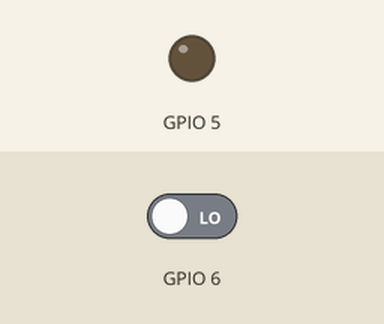
A sketch run on a simulated ESP32. Parts: output pins drawn as LEDs (lit = HIGH). Inputs (shaded band) come from the test bench; at power-on: GPIO 6 LOW. WiFi joins after 1.5 s; servers stay silent unless stated; uploads are accepted with an empty reply; the local clock reads 2024-03-15 10:24:30 at power-on unless the sketch sets it; random numbers use the default seed unless the sketch sets one.

Above: at 1.2 s.
1.3 s: GPIO 6 driven HIGH
At 1.8 s:
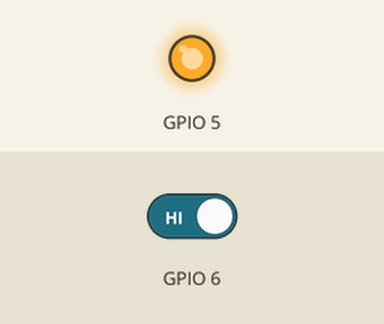
2.8 s: GPIO 6 driven LOW
At 4.2 s:
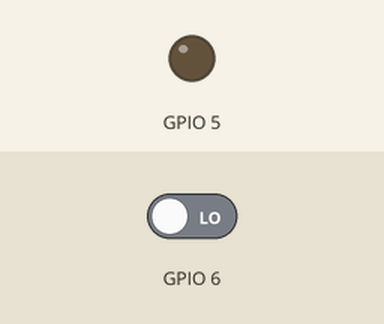
Timing chart, 0 to 5.8 s (numbered marks = the images above; inputs shaded):
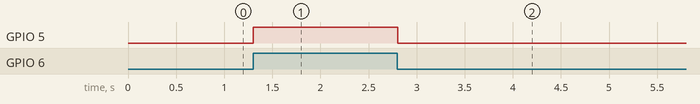

Measured:
- after the input at 1.3 s, GPIO 5: LOW → HIGH at once
- after the input at 2.8 s, GPIO 5: HIGH → LOW at once

The sketch:

ShopFlowSensor.ino
```cpp
// Arduino Nano ESP32, Arduino ESP32 Boards 2.x (ESP32 core 2.x APIs).
// Select Nano pin numbering; D5 and D4 are board labels, not raw GPIO numbers.
#include <WiFi.h>
#include <WiFiClientSecure.h>
#include <HTTPClient.h>
#include <esp_timer.h>
#include <time.h>
#include <sys/time.h>

const char* WIFI_SSID = "YOUR_WIFI_SSID";
const char* WIFI_PASSWORD = "YOUR_WIFI_PASSWORD";
const char* API_URL = "https://shopflow.example.com";
const char* DEVICE_ID = "YOUR_DEVICE_UUID";
const char* DEVICE_TOKEN = "YOUR_DEVICE_TOKEN";
// Install the CURRENT root CA for your HTTPS server. Never use setInsecure().
const char* ROOT_CA = R"PEM(-----BEGIN CERTIFICATE-----
REPLACE_WITH_YOUR_SERVER_ROOT_CA
-----END CERTIFICATE-----
)PEM";
struct Sample { uint32_t sequence; uint64_t uptime; int64_t epochMs; bool detected; };
QueueHandle_t samples;
char bootId[40];
uint32_t nextSequence = 0;
uint32_t dropped = 0;
uint64_t uptimeMs() { return esp_timer_get_time()/1000ULL; }
void capture(bool detected) {
  struct timeval tv; gettimeofday(&tv, nullptr);
  Sample sample{nextSequence++,uptimeMs(),tv.tv_sec>1700000000 ? int64_t(tv.tv_sec)*1000+tv.tv_usec/1000 : 0,detected};
  // Drop newest on overflow. Sequence is still consumed so the server notices a gap.
  if(xQueueSend(samples,&sample,0)!=pdTRUE){dropped++;Serial.printf("Buffer overflow; dropped samples: %lu\n",(unsigned long)dropped);}
}
String timestamp(int64_t epochMs){
  if(!epochMs)return "null";
  time_t seconds=epochMs/1000;struct tm utc;gmtime_r(&seconds,&utc);
  char date[32];strftime(date,sizeof(date),"%Y-%m-%dT%H:%M:%S",&utc);
  char stamp[48];snprintf(stamp,sizeof(stamp),"\"%s.%03dZ\"",date,int(epochMs%1000));return String(stamp);
}
int post(const char* path,const String& payload){
  WiFiClientSecure tls;tls.setCACert(ROOT_CA);tls.setHandshakeTimeout(8);
  HTTPClient http;http.setConnectTimeout(5000);http.setTimeout(5000);
  if(!http.begin(tls,String(API_URL)+path))return -1;
  http.addHeader("Authorization",String("Bearer ")+DEVICE_TOKEN);http.addHeader("Content-Type","application/json");
  int status=http.POST(payload);http.end();return status;
}
void networkTask(void*){
  uint32_t backoff=1000;uint64_t retryAt=0,heartbeatAt=0,wifiAt=0;
  Sample pending;bool hasPending=false;
  WiFi.mode(WIFI_STA);WiFi.begin(WIFI_SSID,WIFI_PASSWORD);
  configTime(0,0,"pool.ntp.org","time.nist.gov");
  for(;;){
    uint64_t now=uptimeMs();
    if(WiFi.status()!=WL_CONNECTED){
      if(now>=wifiAt){WiFi.reconnect();wifiAt=now+10000;}
      vTaskDelay(pdMS_TO_TICKS(100));continue;
    }
    // A valid wall clock is needed for certificate expiry verification.
    if(time(nullptr)<1700000000){vTaskDelay(pdMS_TO_TICKS(200));continue;}
    if(now>=heartbeatAt){
      post("/api/v1/heartbeat",String("{\"deviceId\":\"")+DEVICE_ID+"\",\"firmware\":\"nano-esp32-1.0\"}");
      heartbeatAt=uptimeMs()+30000;
    }
    if(!hasPending)hasPending=xQueueReceive(samples,&pending,0)==pdTRUE;
    if(hasPending && now>=retryAt){
      // IDs, sample timestamps and sequence stay unchanged across retries.
      String payload=String("{\"schemaVersion\":1,\"deviceId\":\"")+DEVICE_ID+"\",\"eventId\":\""+bootId+"-"+String(pending.sequence)+"\",\"bootId\":\""+bootId+"\",\"sequence\":"+String(pending.sequence)+",\"uptimeMs\":"+String((unsigned long long)pending.uptime)+",\"occurredAt\":"+timestamp(pending.epochMs)+",\"delivery\":\"buffered\",\"type\":\"sensor.state_changed\",\"data\":{\"detected\":"+(pending.detected?"true":"false")+"}}";
      int status=post("/api/v1/events",payload);
      if(status>=200 && status<300){hasPending=false;backoff=1000;retryAt=0;}
      else {
        // Keep the sample, including on auth failures, for operator intervention.
        Serial.printf("Delivery deferred, HTTP status %d\n",status);
        retryAt=uptimeMs()+backoff+(esp_random()%500);backoff=min(backoff*2,30000UL);
      }
    }
    vTaskDelay(pdMS_TO_TICKS(20));
  }
}
void setup(){
  Serial.begin(115200);pinMode(D5,INPUT);pinMode(D4,OUTPUT);
  snprintf(bootId,sizeof(bootId),"%08lx%08lx%08lx%08lx",(unsigned long)esp_random(),(unsigned long)esp_random(),(unsigned long)esp_random(),(unsigned long)esp_random());
  samples=xQueueCreate(128,sizeof(Sample));
  if(!samples){Serial.println("Sample queue allocation failed");while(true)delay(1000);}
  // Network task blocks independently; loop continues sampling every 2 ms.
  xTaskCreate(networkTask,"shopflow-network",12288,nullptr,1,nullptr);
}
void loop(){
  static bool first=true,previous=false;
  bool detected=digitalRead(D5)==HIGH;digitalWrite(D4,detected?HIGH:LOW);
  if(first||detected!=previous){capture(detected);previous=detected;first=false;}
  delay(2);
}
```
